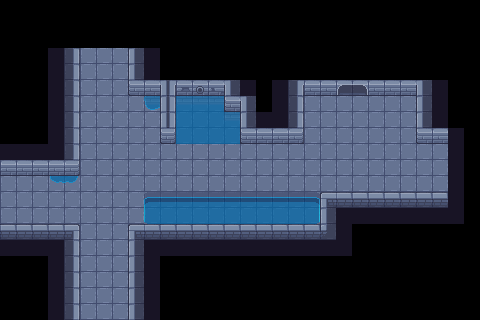

This is a level from a 2D game, rendered from its Tiled map with the project's own tilesets. A one-line summary and the map file follow, with tile-layer data summarised:
An orthogonal 30x20 tile map with 16x16 px tiles, 3 tile layers (Ground Layer, Water, Wall Layer), 4 tilesets and 52 objects.

<map version="1.10" tiledversion="1.11.2" orientation="orthogonal" renderorder="right-down" width="30" height="20" tilewidth="16" tileheight="16" infinite="0" nextlayerid="5" nextobjectid="1">
 <tileset firstgid="1" name="dg_under_the_castle-10" tilewidth="16" tileheight="16" tilecount="560" columns="28">
  <image source="tiles/dg_under_the_castle-10.png" width="448" height="320" />
  <tile id="200">
   <objectgroup draworder="index" id="2">
    <object id="1" x="0" y="0" width="16" height="16" />
   </objectgroup>
  </tile>
  <tile id="201">
   <objectgroup draworder="index" id="3">
    <object id="2" x="0" y="0" width="16" height="16" />
   </objectgroup>
  </tile>
  <tile id="202">
   <objectgroup draworder="index" id="2">
    <object id="1" x="0" y="0" width="16" height="16" />
   </objectgroup>
  </tile>
  <tile id="203">
   <objectgroup draworder="index" id="2">
    <object id="1" x="0" y="0" width="16" height="16" />
   </objectgroup>
  </tile>
  <tile id="204">
   <objectgroup draworder="index" id="2">
    <object id="1" x="-8.09091" y="11.9091" width="16" height="16" />
   </objectgroup>
  </tile>
  <tile id="205">
   <objectgroup draworder="index" id="2">
    <object id="1" x="-8.09091" y="11.9091" width="16" height="16" />
   </objectgroup>
  </tile>
  <tile id="206">
   <objectgroup draworder="index" id="2">
    <object id="1" x="0" y="0" width="16" height="16" />
   </objectgroup>
  </tile>
  <tile id="207">
   <objectgroup draworder="index" id="2">
    <object id="1" x="0" y="0" width="16" height="16" />
   </objectgroup>
  </tile>
  <tile id="208">
   <objectgroup draworder="index" id="2">
    <object id="1" x="0" y="0" width="16" height="16" />
   </objectgroup>
  </tile>
  <tile id="209">
   <objectgroup draworder="index" id="2">
    <object id="1" x="0" y="0" width="16" height="16" />
   </objectgroup>
  </tile>
  <tile id="210">
   <objectgroup draworder="index" id="2">
    <object id="1" x="0" y="0" width="16" height="16" />
   </objectgroup>
  </tile>
  <tile id="211">
   <objectgroup draworder="index" id="2">
    <object id="1" x="0" y="0" width="16" height="16" />
   </objectgroup>
  </tile>
  <tile id="228">
   <objectgroup draworder="index" id="2">
    <object id="1" x="0" y="0" width="16" height="16" />
   </objectgroup>
  </tile>
  <tile id="229">
   <objectgroup draworder="index" id="2">
    <object id="1" x="0" y="0" width="16" height="16" />
   </objectgroup>
  </tile>
  <tile id="231">
   <objectgroup draworder="index" id="2">
    <object id="1" x="0" y="0" width="16" height="16" />
   </objectgroup>
  </tile>
  <tile id="232">
   <objectgroup draworder="index" id="2">
    <object id="1" x="-8.09091" y="11.9091" width="16" height="16" />
   </objectgroup>
  </tile>
  <tile id="235">
   <objectgroup draworder="index" id="2">
    <object id="1" x="0" y="0" width="16" height="16" />
   </objectgroup>
  </tile>
  <tile id="236">
   <objectgroup draworder="index" id="2">
    <object id="1" x="0" y="0" width="16" height="16" />
   </objectgroup>
  </tile>
  <tile id="237">
   <objectgroup draworder="index" id="2">
    <object id="1" x="0" y="0" width="16" height="16" />
   </objectgroup>
  </tile>
  <tile id="239">
   <objectgroup draworder="index" id="2">
    <!-- 33 objects omitted --></objectgroup>
  </tile>
  <tile id="256">
   <objectgroup draworder="index" id="2">
    <!-- 32 objects omitted --></objectgroup>
  </tile>
  <tile id="257">
   <objectgroup draworder="index" id="8">
    <!-- 31 objects omitted --></objectgroup>
  </tile>
  <tile id="258">
   <objectgroup draworder="index" id="2">
    <!-- 30 objects omitted --></objectgroup>
  </tile>
  <tile id="259">
   <objectgroup draworder="index" id="2">
    <!-- 29 objects omitted --></objectgroup>
  </tile>
  <tile id="260">
   <objectgroup draworder="index" id="2">
    <!-- 28 objects omitted --></objectgroup>
  </tile>
  <tile id="261">
   <objectgroup draworder="index" id="2">
    <!-- 27 objects omitted --></objectgroup>
  </tile>
  <tile id="262">
   <objectgroup draworder="index" id="2">
    <!-- 26 objects omitted --></objectgroup>
  </tile>
  <tile id="263">
   <objectgroup draworder="index" id="2">
    <!-- 25 objects omitted --></objectgroup>
  </tile>
  <tile id="264">
   <objectgroup draworder="index" id="2">
    <!-- 24 objects omitted --></objectgroup>
  </tile>
  <tile id="266">
   <objectgroup draworder="index" id="2">
    <!-- 23 objects omitted --></objectgroup>
  </tile>
  <tile id="267">
   <objectgroup draworder="index" id="2">
    <!-- 22 objects omitted --></objectgroup>
  </tile>
  <tile id="284">
   <objectgroup draworder="index" id="2">
    <!-- 21 objects omitted --></objectgroup>
  </tile>
  <tile id="285">
   <objectgroup draworder="index" id="2">
    <!-- 20 objects omitted --></objectgroup>
  </tile>
  <tile id="286">
   <objectgroup draworder="index" id="2">
    <!-- 19 objects omitted --></objectgroup>
  </tile>
  <tile id="287">
   <objectgroup draworder="index" id="2">
    <!-- 18 objects omitted --></objectgroup>
  </tile>
  <tile id="288">
   <objectgroup draworder="index" id="2">
    <!-- 17 objects omitted --></objectgroup>
  </tile>
  <tile id="289">
   <objectgroup draworder="index" id="2">
    <!-- 16 objects omitted --></objectgroup>
  </tile>
  <tile id="290">
   <objectgroup draworder="index" id="2">
    <!-- 15 objects omitted --></objectgroup>
  </tile>
  <tile id="291">
   <objectgroup draworder="index" id="2">
    <!-- 14 objects omitted --></objectgroup>
  </tile>
  <tile id="292">
   <objectgroup draworder="index" id="2">
    <!-- 13 objects omitted --></objectgroup>
  </tile>
  <tile id="293">
   <objectgroup draworder="index" id="2">
    <!-- 12 objects omitted --></objectgroup>
  </tile>
  <tile id="294">
   <objectgroup draworder="index" id="2">
    <!-- 11 objects omitted --></objectgroup>
  </tile>
  <tile id="295">
   <objectgroup draworder="index" id="2">
    <!-- 10 objects omitted --></objectgroup>
  </tile>
  <tile id="312">
   <objectgroup draworder="index" id="2">
    <!-- 9 objects omitted --></objectgroup>
  </tile>
  <tile id="313">
   <objectgroup draworder="index" id="2">
    <!-- 8 objects omitted --></objectgroup>
  </tile>
  <tile id="314">
   <objectgroup draworder="index" id="2">
    <!-- 7 objects omitted --></objectgroup>
  </tile>
  <tile id="315">
   <objectgroup draworder="index" id="2">
    <!-- 6 objects omitted --></objectgroup>
  </tile>
  <tile id="316">
   <objectgroup draworder="index" id="2">
    <!-- 5 objects omitted --></objectgroup>
  </tile>
  <tile id="317">
   <objectgroup draworder="index" id="2">
    <!-- 4 objects omitted --></objectgroup>
  </tile>
  <tile id="318">
   <objectgroup draworder="index" id="2">
    <!-- 3 objects omitted --></objectgroup>
  </tile>
  <tile id="320">
   <objectgroup draworder="index" id="2">
    <!-- 2 objects omitted --></objectgroup>
  </tile>
  <tile id="321">
   <objectgroup draworder="index" id="2">
    <!-- 1 objects omitted --></objectgroup>
  </tile>
 </tileset>
 <tileset firstgid="561" source="tiles/dg_under_the_castle-10.tsx" />
 <tileset firstgid="1121" name="dg_under_the_castle-45" tilewidth="16" tileheight="16" tilecount="88" columns="11">
  <image source="tiles/dg_under_the_castle-45.png" width="176" height="128" />
 </tileset>
 <tileset firstgid="1209" name="dg_under_the_castle-45" tilewidth="16" tileheight="16" tilecount="88" columns="11">
  <image source="tiles/dg_under_the_castle-45.png" width="176" height="128" />
 </tileset>
 <layer id="1" name="Ground Layer" width="30" height="20">
  <data>[600 cells, 330 non-empty, 2 distinct tile ids]</data>
 </layer>
 <layer id="3" name="Water" width="30" height="20" opacity="0.68">
  <data>[600 cells, 36 non-empty, 11 distinct tile ids]</data>
 </layer>
 <layer id="2" name="Wall Layer" width="30" height="20" opacity="0.52">
  <data>[600 cells, 83 non-empty, 26 distinct tile ids]</data>
 </layer>
</map>
<!-- 33 of 52 objects omitted -->